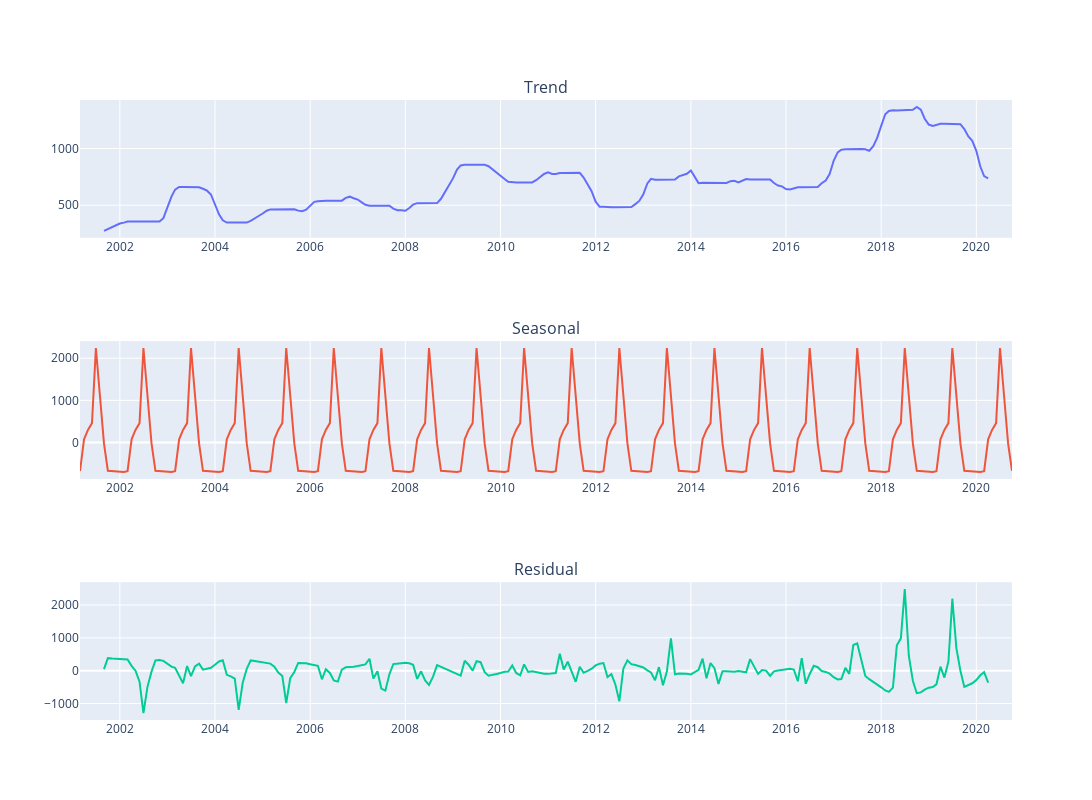

This figure's notebook cell:
### Code cell
cols = ["Trend", "Seasonal", "Residual"]

fig = make_subplots(rows=3, cols=1, subplot_titles=cols)

for i, col in enumerate(cols):
    fig.add_trace(
        go.Scatter(x=Sightings_London_2.index, y=Sightings_London_2[col]),
        row=i+1,
        col=1)

fig.update_layout(height=800, width=1200, showlegend=False)
fig.show()

### Figure 1 — Plotly figure (JSON) as saved in the notebook; plotly's stock layout.template omitted (floating-point values rounded to 4 significant figures; data arrays with more than 128 entries replaced by an {"elided": "..."} marker saying what was removed)
{"data": [{"type": "scatter", "x": {"elided": "236 str values"}, "xaxis": "x", "y": {"elided": "236 float values"}, "yaxis": "y"}, {"type": "scatter", "x": {"elided": "236 str values"}, "xaxis": "x2", "y": {"elided": "236 float values"}, "yaxis": "y2"}, {"type": "scatter", "x": {"elided": "236 str values"}, "xaxis": "x3", "y": {"elided": "236 float values"}, "yaxis": "y3"}], "layout": {"annotations": [{"font": {"size": 16}, "showarrow": false, "text": "Trend", "x": 0.5, "xanchor": "center", "xref": "paper", "y": 1, "yanchor": "bottom", "yref": "paper"}, {"font": {"size": 16}, "showarrow": false, "text": "Seasonal", "x": 0.5, "xanchor": "center", "xref": "paper", "y": 0.6111, "yanchor": "bottom", "yref": "paper"}, {"font": {"size": 16}, "showarrow": false, "text": "Residual", "x": 0.5, "xanchor": "center", "xref": "paper", "y": 0.2222, "yanchor": "bottom", "yref": "paper"}], "height": 800, "showlegend": false, "width": 1200, "xaxis": {"anchor": "y", "autorange": true, "domain": [0, 1], "range": ["2001-03-01", "2020-10-01"], "type": "date"}, "xaxis2": {"anchor": "y2", "autorange": true, "domain": [0, 1], "range": ["2001-03-01", "2020-10-01"], "type": "date"}, "xaxis3": {"anchor": "y3", "autorange": true, "domain": [0, 1], "range": ["2001-03-01", "2020-10-01"], "type": "date"}, "yaxis": {"anchor": "x", "autorange": true, "domain": [0.7778, 1], "range": [212.7, 1428.0], "type": "linear"}, "yaxis2": {"anchor": "x2", "autorange": true, "domain": [0.3889, 0.6111], "range": [-864.4, 2406.0], "type": "linear"}, "yaxis3": {"anchor": "x3", "autorange": true, "domain": [0, 0.2222], "range": [-1501.0, 2695.0], "type": "linear"}}}
